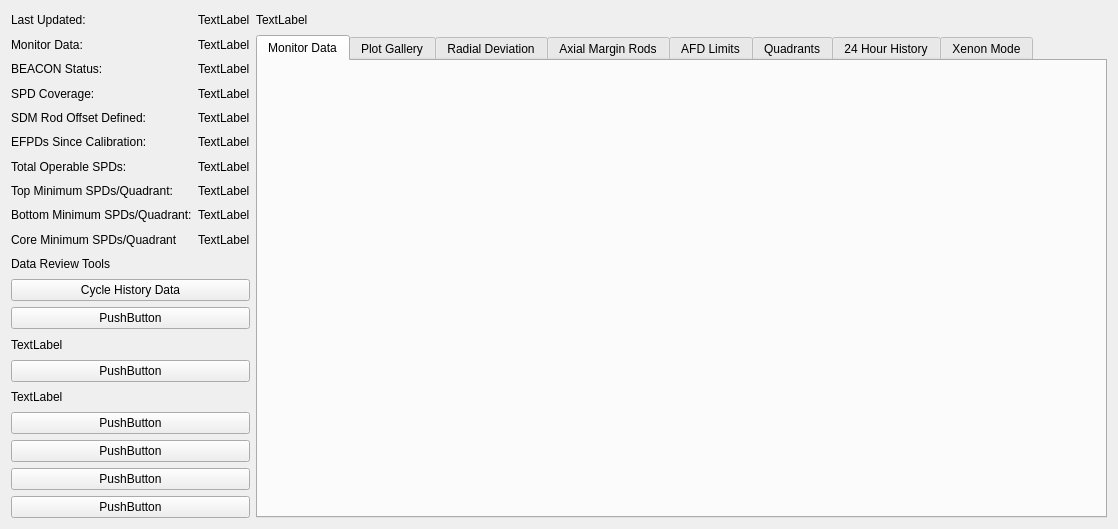
<?xml version="1.0" encoding="UTF-8"?>
<ui version="4.0">
 <class>Widget</class>
 <widget class="QWidget" name="Widget">
  <property name="geometry">
   <rect>
    <x>0</x>
    <y>0</y>
    <width>1118</width>
    <height>529</height>
   </rect>
  </property>
  <property name="sizePolicy">
   <sizepolicy hsizetype="Expanding" vsizetype="Expanding">
    <horstretch>0</horstretch>
    <verstretch>0</verstretch>
   </sizepolicy>
  </property>
  <property name="windowTitle">
   <string>Widget</string>
  </property>
  <layout class="QGridLayout" name="gridLayout_2">
   <item row="0" column="0">
    <layout class="QGridLayout" name="gridLayout">
     <item row="2" column="1">
      <widget class="QLabel" name="label_14">
       <property name="sizePolicy">
        <sizepolicy hsizetype="Preferred" vsizetype="Preferred">
         <horstretch>0</horstretch>
         <verstretch>0</verstretch>
        </sizepolicy>
       </property>
       <property name="text">
        <string>TextLabel</string>
       </property>
      </widget>
     </item>
     <item row="0" column="0">
      <widget class="QLabel" name="label">
       <property name="sizePolicy">
        <sizepolicy hsizetype="Preferred" vsizetype="Preferred">
         <horstretch>0</horstretch>
         <verstretch>0</verstretch>
        </sizepolicy>
       </property>
       <property name="text">
        <string>Last Updated:</string>
       </property>
      </widget>
     </item>
     <item row="0" column="1">
      <widget class="QLabel" name="label_15">
       <property name="sizePolicy">
        <sizepolicy hsizetype="Preferred" vsizetype="Preferred">
         <horstretch>0</horstretch>
         <verstretch>0</verstretch>
        </sizepolicy>
       </property>
       <property name="text">
        <string>TextLabel</string>
       </property>
      </widget>
     </item>
     <item row="1" column="0">
      <widget class="QLabel" name="label_2">
       <property name="sizePolicy">
        <sizepolicy hsizetype="Preferred" vsizetype="Preferred">
         <horstretch>0</horstretch>
         <verstretch>0</verstretch>
        </sizepolicy>
       </property>
       <property name="text">
        <string>Monitor Data:</string>
       </property>
      </widget>
     </item>
     <item row="1" column="1">
      <widget class="QLabel" name="label_16">
       <property name="sizePolicy">
        <sizepolicy hsizetype="Preferred" vsizetype="Preferred">
         <horstretch>0</horstretch>
         <verstretch>0</verstretch>
        </sizepolicy>
       </property>
       <property name="text">
        <string>TextLabel</string>
       </property>
      </widget>
     </item>
     <item row="2" column="0">
      <widget class="QLabel" name="label_3">
       <property name="sizePolicy">
        <sizepolicy hsizetype="Preferred" vsizetype="Preferred">
         <horstretch>0</horstretch>
         <verstretch>0</verstretch>
        </sizepolicy>
       </property>
       <property name="text">
        <string>BEACON Status:</string>
       </property>
      </widget>
     </item>
     <item row="3" column="0">
      <widget class="QLabel" name="label_4">
       <property name="sizePolicy">
        <sizepolicy hsizetype="Preferred" vsizetype="Preferred">
         <horstretch>0</horstretch>
         <verstretch>0</verstretch>
        </sizepolicy>
       </property>
       <property name="text">
        <string>SPD Coverage:</string>
       </property>
      </widget>
     </item>
     <item row="3" column="1">
      <widget class="QLabel" name="label_19">
       <property name="sizePolicy">
        <sizepolicy hsizetype="Preferred" vsizetype="Preferred">
         <horstretch>0</horstretch>
         <verstretch>0</verstretch>
        </sizepolicy>
       </property>
       <property name="text">
        <string>TextLabel</string>
       </property>
      </widget>
     </item>
     <item row="4" column="0">
      <widget class="QLabel" name="label_5">
       <property name="sizePolicy">
        <sizepolicy hsizetype="Preferred" vsizetype="Preferred">
         <horstretch>0</horstretch>
         <verstretch>0</verstretch>
        </sizepolicy>
       </property>
       <property name="text">
        <string>SDM Rod Offset Defined:</string>
       </property>
      </widget>
     </item>
     <item row="4" column="1">
      <widget class="QLabel" name="label_21">
       <property name="sizePolicy">
        <sizepolicy hsizetype="Preferred" vsizetype="Preferred">
         <horstretch>0</horstretch>
         <verstretch>0</verstretch>
        </sizepolicy>
       </property>
       <property name="text">
        <string>TextLabel</string>
       </property>
      </widget>
     </item>
     <item row="5" column="0">
      <widget class="QLabel" name="label_7">
       <property name="sizePolicy">
        <sizepolicy hsizetype="Preferred" vsizetype="Preferred">
         <horstretch>0</horstretch>
         <verstretch>0</verstretch>
        </sizepolicy>
       </property>
       <property name="text">
        <string>EFPDs Since Calibration:</string>
       </property>
      </widget>
     </item>
     <item row="5" column="1">
      <widget class="QLabel" name="label_13">
       <property name="sizePolicy">
        <sizepolicy hsizetype="Preferred" vsizetype="Preferred">
         <horstretch>0</horstretch>
         <verstretch>0</verstretch>
        </sizepolicy>
       </property>
       <property name="text">
        <string>TextLabel</string>
       </property>
      </widget>
     </item>
     <item row="6" column="0">
      <widget class="QLabel" name="label_8">
       <property name="sizePolicy">
        <sizepolicy hsizetype="Preferred" vsizetype="Preferred">
         <horstretch>0</horstretch>
         <verstretch>0</verstretch>
        </sizepolicy>
       </property>
       <property name="text">
        <string>Total Operable SPDs:</string>
       </property>
      </widget>
     </item>
     <item row="6" column="1">
      <widget class="QLabel" name="label_17">
       <property name="sizePolicy">
        <sizepolicy hsizetype="Preferred" vsizetype="Preferred">
         <horstretch>0</horstretch>
         <verstretch>0</verstretch>
        </sizepolicy>
       </property>
       <property name="text">
        <string>TextLabel</string>
       </property>
      </widget>
     </item>
     <item row="7" column="0">
      <widget class="QLabel" name="label_6">
       <property name="sizePolicy">
        <sizepolicy hsizetype="Preferred" vsizetype="Preferred">
         <horstretch>0</horstretch>
         <verstretch>0</verstretch>
        </sizepolicy>
       </property>
       <property name="text">
        <string>Top Minimum SPDs/Quadrant:</string>
       </property>
      </widget>
     </item>
     <item row="7" column="1">
      <widget class="QLabel" name="label_22">
       <property name="sizePolicy">
        <sizepolicy hsizetype="Preferred" vsizetype="Preferred">
         <horstretch>0</horstretch>
         <verstretch>0</verstretch>
        </sizepolicy>
       </property>
       <property name="text">
        <string>TextLabel</string>
       </property>
      </widget>
     </item>
     <item row="8" column="0">
      <widget class="QLabel" name="label_9">
       <property name="sizePolicy">
        <sizepolicy hsizetype="Preferred" vsizetype="Preferred">
         <horstretch>0</horstretch>
         <verstretch>0</verstretch>
        </sizepolicy>
       </property>
       <property name="text">
        <string>Bottom Minimum SPDs/Quadrant:</string>
       </property>
      </widget>
     </item>
     <item row="8" column="1">
      <widget class="QLabel" name="label_12">
       <property name="sizePolicy">
        <sizepolicy hsizetype="Preferred" vsizetype="Preferred">
         <horstretch>0</horstretch>
         <verstretch>0</verstretch>
        </sizepolicy>
       </property>
       <property name="text">
        <string>TextLabel</string>
       </property>
      </widget>
     </item>
     <item row="9" column="0">
      <widget class="QLabel" name="label_10">
       <property name="sizePolicy">
        <sizepolicy hsizetype="Preferred" vsizetype="Preferred">
         <horstretch>0</horstretch>
         <verstretch>0</verstretch>
        </sizepolicy>
       </property>
       <property name="text">
        <string>Core Minimum SPDs/Quadrant</string>
       </property>
      </widget>
     </item>
     <item row="9" column="1">
      <widget class="QLabel" name="label_20">
       <property name="sizePolicy">
        <sizepolicy hsizetype="Preferred" vsizetype="Preferred">
         <horstretch>0</horstretch>
         <verstretch>0</verstretch>
        </sizepolicy>
       </property>
       <property name="text">
        <string>TextLabel</string>
       </property>
      </widget>
     </item>
     <item row="10" column="0">
      <widget class="QLabel" name="label_23">
       <property name="sizePolicy">
        <sizepolicy hsizetype="Preferred" vsizetype="Preferred">
         <horstretch>0</horstretch>
         <verstretch>0</verstretch>
        </sizepolicy>
       </property>
       <property name="text">
        <string>Data Review Tools</string>
       </property>
      </widget>
     </item>
     <item row="11" column="0" colspan="2">
      <widget class="QPushButton" name="pushButton_2">
       <property name="sizePolicy">
        <sizepolicy hsizetype="Preferred" vsizetype="Preferred">
         <horstretch>0</horstretch>
         <verstretch>0</verstretch>
        </sizepolicy>
       </property>
       <property name="text">
        <string>Cycle History Data</string>
       </property>
      </widget>
     </item>
     <item row="12" column="0" colspan="2">
      <widget class="QPushButton" name="pushButton">
       <property name="sizePolicy">
        <sizepolicy hsizetype="Preferred" vsizetype="Preferred">
         <horstretch>0</horstretch>
         <verstretch>0</verstretch>
        </sizepolicy>
       </property>
       <property name="text">
        <string>PushButton</string>
       </property>
      </widget>
     </item>
     <item row="13" column="0">
      <widget class="QLabel" name="label_24">
       <property name="sizePolicy">
        <sizepolicy hsizetype="Preferred" vsizetype="Preferred">
         <horstretch>0</horstretch>
         <verstretch>0</verstretch>
        </sizepolicy>
       </property>
       <property name="text">
        <string>TextLabel</string>
       </property>
      </widget>
     </item>
     <item row="14" column="0" colspan="2">
      <widget class="QPushButton" name="pushButton_3">
       <property name="sizePolicy">
        <sizepolicy hsizetype="Preferred" vsizetype="Preferred">
         <horstretch>0</horstretch>
         <verstretch>0</verstretch>
        </sizepolicy>
       </property>
       <property name="text">
        <string>PushButton</string>
       </property>
      </widget>
     </item>
     <item row="15" column="0">
      <widget class="QLabel" name="label_25">
       <property name="sizePolicy">
        <sizepolicy hsizetype="Preferred" vsizetype="Preferred">
         <horstretch>0</horstretch>
         <verstretch>0</verstretch>
        </sizepolicy>
       </property>
       <property name="text">
        <string>TextLabel</string>
       </property>
      </widget>
     </item>
     <item row="16" column="0" colspan="2">
      <widget class="QPushButton" name="pushButton_4">
       <property name="sizePolicy">
        <sizepolicy hsizetype="Preferred" vsizetype="Preferred">
         <horstretch>0</horstretch>
         <verstretch>0</verstretch>
        </sizepolicy>
       </property>
       <property name="text">
        <string>PushButton</string>
       </property>
      </widget>
     </item>
     <item row="17" column="0" colspan="2">
      <widget class="QPushButton" name="pushButton_5">
       <property name="sizePolicy">
        <sizepolicy hsizetype="Preferred" vsizetype="Preferred">
         <horstretch>0</horstretch>
         <verstretch>0</verstretch>
        </sizepolicy>
       </property>
       <property name="text">
        <string>PushButton</string>
       </property>
      </widget>
     </item>
     <item row="18" column="0" colspan="2">
      <widget class="QPushButton" name="pushButton_6">
       <property name="sizePolicy">
        <sizepolicy hsizetype="Preferred" vsizetype="Preferred">
         <horstretch>0</horstretch>
         <verstretch>0</verstretch>
        </sizepolicy>
       </property>
       <property name="text">
        <string>PushButton</string>
       </property>
      </widget>
     </item>
     <item row="19" column="0" colspan="2">
      <widget class="QPushButton" name="pushButton_7">
       <property name="sizePolicy">
        <sizepolicy hsizetype="Preferred" vsizetype="Preferred">
         <horstretch>0</horstretch>
         <verstretch>0</verstretch>
        </sizepolicy>
       </property>
       <property name="text">
        <string>PushButton</string>
       </property>
      </widget>
     </item>
     <item row="0" column="2">
      <widget class="QLabel" name="label_26">
       <property name="text">
        <string>TextLabel</string>
       </property>
      </widget>
     </item>
     <item row="1" column="2" rowspan="19">
      <widget class="QTabWidget" name="tabWidget">
       <property name="currentIndex">
        <number>0</number>
       </property>
       <widget class="QWidget" name="tab">
        <attribute name="title">
         <string>Monitor Data</string>
        </attribute>
       </widget>
       <widget class="QWidget" name="tab_2">
        <attribute name="title">
         <string>Plot Gallery</string>
        </attribute>
       </widget>
       <widget class="QWidget" name="tab_3">
        <attribute name="title">
         <string>Radial Deviation</string>
        </attribute>
       </widget>
       <widget class="QWidget" name="tab_4">
        <attribute name="title">
         <string>Axial Margin Rods</string>
        </attribute>
       </widget>
       <widget class="QWidget" name="tab_5">
        <attribute name="title">
         <string>AFD Limits</string>
        </attribute>
       </widget>
       <widget class="QWidget" name="tab_6">
        <attribute name="title">
         <string>Quadrants</string>
        </attribute>
       </widget>
       <widget class="QWidget" name="tab_7">
        <attribute name="title">
         <string>24 Hour History</string>
        </attribute>
       </widget>
       <widget class="QWidget" name="tab_8">
        <attribute name="title">
         <string>Xenon Mode</string>
        </attribute>
       </widget>
      </widget>
     </item>
    </layout>
   </item>
  </layout>
 </widget>
 <layoutdefault spacing="6" margin="11"/>
 <resources/>
 <connections/>
</ui>
